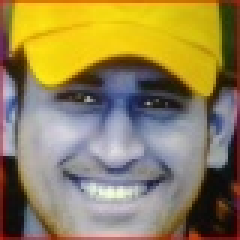
#> input picture captured_faces/MSD.jpg, 80 x 80 px, given in place of the camera (shown 3 times larger)
$ python add_face.py
#> lines starting #> are read from the running program, lines starting #| are printed output that depends on the picture; after the words box and inside, x2 and y2 are one past the last pixel; in counts of white or black regions, pixels touching at a corner belong together
import cv2
import os
from PIL import Image
import numpy as np
# Load OpenCV's pre-trained Haar Cascade face detector
face_cascade = cv2.CascadeClassifier(cv2.data.haarcascades + 'haarcascade_frontalface_default.xml')

# Create a directory to save faces
output_dir = 'captured_faces'
os.makedirs(output_dir, exist_ok=True)

# Start webcam
cap = cv2.VideoCapture(0)
# face_id = 0
name=input('Enter name:')
#> the answer given: captured_faces/MSD.jpg
# print("Press 's' to save a face, 'q' to quit.")


while True:
    ret, frame = cap.read()
#> frame is the input picture: shape (80, 80, 3); mean B, G, R 86.9, 131.9, 147.5
    if not ret:
        break

    # Convert to grayscale for face detection
    gray = cv2.cvtColor(frame, cv2.COLOR_BGR2GRAY)
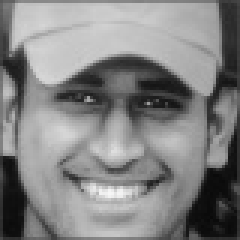
#> gray: shape (80, 80) (shown 3 times larger); min 9, max 246, mean 131.4

    # Detect faces
    faces = face_cascade.detectMultiScale(gray, scaleFactor=1.3, minNeighbors=5)
#> faces = [[5, 8, 69, 69]]

    # Draw rectangles and show faces
    for (x, y, w, h) in faces:
        face_img = frame[y:y+h, x:x+w]
        cv2.rectangle(frame, (x, y), (x+w, y+h), (255, 0, 0), 2)
        cv2.putText(frame,str("Press 's' to save a face,'q' to quit."),(50,430),cv2.FONT_HERSHEY_COMPLEX,0.75,(255,255,0),1)
#> this loop made 1 pass
#> pass 1, `face_img = frame[y:y+h, x:x+w]`:
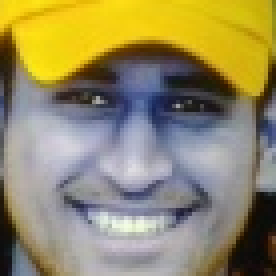
#> face_img: shape (69, 69, 3) (shown 4 times larger); mean B, G, R 100.4, 139.1, 148.5
#> after the loop:
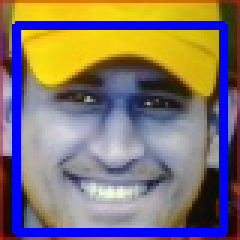
#> frame: shape (80, 80, 3) (shown 3 times larger); 12.88% of pixels changed, all inside (x1, y1, x2, y2) = (4, 7, 76, 79)
    cv2.imshow("Face Capture", frame)

    key = cv2.waitKey(1) & 0xFF
#> (key q is pressed here)

    if key == ord('s') and len(faces) > 0:
        # Save first detected face
        (x, y, w, h) = faces[0]
        face_img = frame[y:y+h, x:x+w]
        small_frame = cv2.resize(face_img, (0, 0), fx=0.25, fy=0.25)
        rgb_small_frame =cv2.cvtColor(small_frame,cv2.COLOR_BGR2RGB)
        face_filename = os.path.join(output_dir, f"{name}.jpg")
        cv2.imwrite(face_filename, rgb_small_frame)
        # cv2.putText(frame,'f"Saved {face_filename}',(50,50),cv2.FONT_HERSHEY_COMPLEX,1,(255,255,0),1)
        # print(")
        # face_id += 1

    elif key == ord('q'):
        break

# Cleanup
cap.release()
cv2.destroyAllWindows()

$ run again, on captured_faces/Virat.jpg
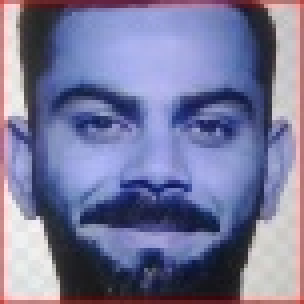
#> input picture captured_faces/Virat.jpg, 76 x 76 px, given in place of the camera (shown 4 times larger)
#> frame is the input picture: shape (76, 76, 3); mean B, G, R 155.3, 119.8, 119.2
#> `gray = cv2.cvtColor(frame, cv2.COLOR_BGR2GRAY)`:
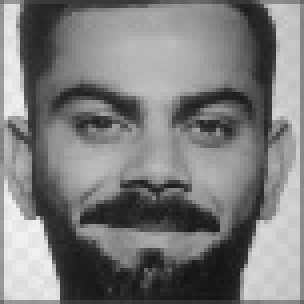
#> gray: shape (76, 76) (shown 4 times larger); min 17, max 245, mean 123.7
#> faces = [[4, 3, 69, 69]]
#> the loop `for (x, y, w, h) in faces:` made 1 pass
#> after the loop `for (x, y, w, h) in faces:`:
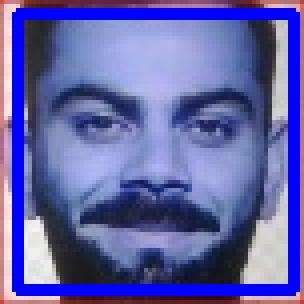
#> frame: shape (76, 76, 3) (shown 4 times larger); 14.27% of pixels changed, all inside (x1, y1, x2, y2) = (3, 2, 75, 74)
